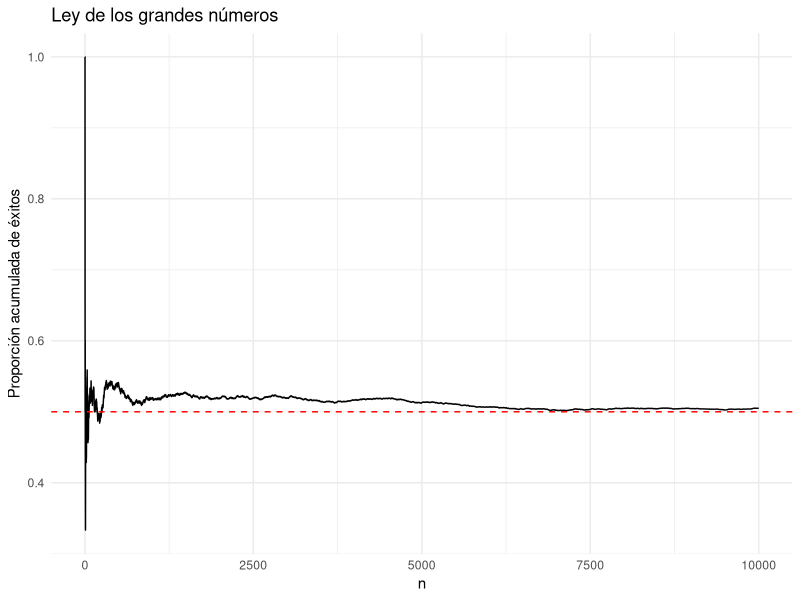
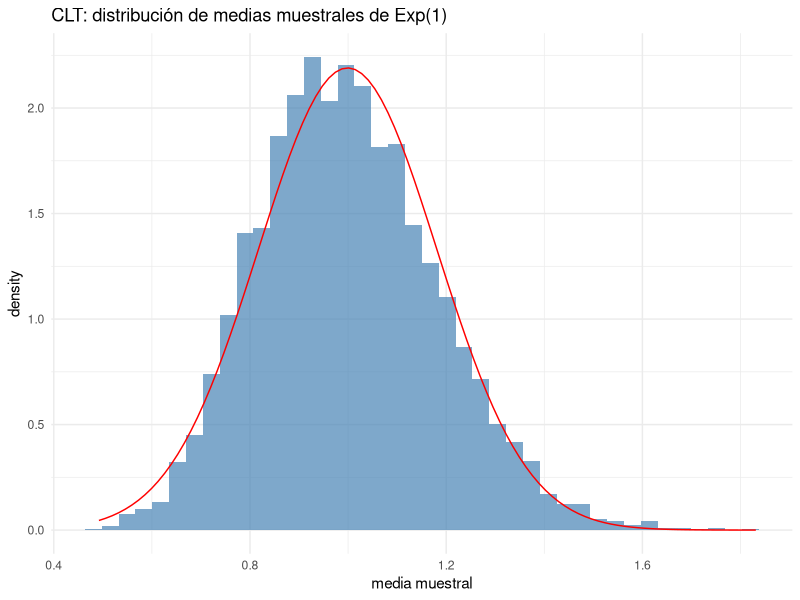

Here is the R script that generated these plots, in order:
# =============================================================================
# Sesión 6 — Día 3 · tarde — Cómputo estadístico y simulación
# Curso de nivelación en R — CIMAT Aguascalientes
# =============================================================================
#
# Objetivo de la sesión (2h):
#   Usar la familia d/p/q/r para trabajar con distribuciones, fijar semillas
#   para reproducibilidad, simular experimentos con Monte Carlo, y generar
#   datasets ficticios (fechas, categorías, IDs) para practicar sin depender
#   de datos reales.

library(tidyverse)

# Función de la sesión anterior, la reutilizamos aquí:
error_estandar <- function(x, na.rm = TRUE) {
  n <- if (na.rm) sum(!is.na(x)) else length(x)
  sd(x, na.rm = na.rm) / sqrt(n)
}

# -----------------------------------------------------------------------------
# 1. Distribuciones en R: la familia d/p/q/r
# -----------------------------------------------------------------------------
# Para cada distribución (norm, binom, pois, unif, t, chisq, exp, ...) hay
# cuatro funciones:
#   d<dist>()  densidad / masa de probabilidad         dnorm(0)
#   p<dist>()  función de distribución acumulada (CDF)  pnorm(1.96)
#   q<dist>()  cuantil (inversa de la CDF)               qnorm(0.975)
#   r<dist>()  generación de números aleatorios          rnorm(10)

dnorm(0, mean = 0, sd = 1)          # altura de la densidad normal en 0
pnorm(1.96)                          # P(Z <= 1.96) ≈ 0.975
qnorm(0.975)                         # cuantil 97.5% ≈ 1.96
rnorm(5, mean = 100, sd = 15)        # 5 valores aleatorios N(100, 15^2)

# Mismo patrón para binomial, Poisson, etc.
dbinom(3, size = 10, prob = 0.5)     # P(X = 3) con X ~ Binomial(10, 0.5)
ppois(5, lambda = 3)                 # P(X <= 5) con X ~ Poisson(3)

# -----------------------------------------------------------------------------
# 2. Números aleatorios y reproducibilidad
# -----------------------------------------------------------------------------

set.seed(2026)      # fija la semilla: reproducibilidad total de lo aleatorio
rnorm(3)
set.seed(2026)
rnorm(3)             # idéntico al anterior

# -----------------------------------------------------------------------------
# 3. Simulación Monte Carlo
# -----------------------------------------------------------------------------

# Ejemplo 1: Ley de los grandes números
set.seed(1)
lanzamientos <- sample(c(0, 1), size = 10000, replace = TRUE, prob = c(0.5, 0.5))
medias_acumuladas <- cumsum(lanzamientos) / seq_along(lanzamientos)

tibble(n = seq_along(medias_acumuladas), media = medias_acumuladas) %>%
  ggplot(aes(n, media)) +
  geom_line() +
  geom_hline(yintercept = 0.5, color = "red", linetype = "dashed") +
  labs(title = "Ley de los grandes números", x = "n", y = "Proporción acumulada de éxitos") +
  theme_minimal()

# Ejemplo 2: Teorema del límite central por simulación
# Tomamos muchas muestras de una exponencial (muy asimétrica) y vemos
# que la distribución de sus medias se vuelve normal.
set.seed(1)
n_muestra <- 30
n_repeticiones <- 5000

medias <- replicate(n_repeticiones, mean(rexp(n_muestra, rate = 1)))

tibble(medias) %>%
  ggplot(aes(medias)) +
  geom_histogram(aes(y = after_stat(density)), bins = 40, fill = "steelblue", alpha = 0.7) +
  stat_function(fun = dnorm, args = list(mean = mean(medias), sd = sd(medias)), color = "red") +
  labs(title = "CLT: distribución de medias muestrales de Exp(1)", x = "media muestral") +
  theme_minimal()

# -----------------------------------------------------------------------------
# 4. Generar datos ficticios para practicar
# -----------------------------------------------------------------------------
# No siempre necesitas un dataset real para practicar dplyr/ggplot2: puedes
# construir uno ficticio combinando sample(), fechas y las funciones r<dist>()
# ya vistas. Útil para tener datos "de mentira" con la forma que quieras.

set.seed(42)
n <- 200

datos_ficticios <- tibble(
  id        = sprintf("ID%03d", 1:n),                                    # identificador secuencial
  fecha     = sample(seq(as.Date("2024-01-01"), as.Date("2024-12-31"),
                          by = "day"), n, replace = TRUE),                # fechas aleatorias en un rango
  categoria = sample(c("A", "B", "C"), n, replace = TRUE,
                      prob = c(0.5, 0.3, 0.2)),                          # categorías con probabilidades distintas
  cliente   = sample(c("Ana", "Luis", "Marta", "Iván", "Sofía"), n,
                      replace = TRUE),                                   # nombres ficticios (con repetición)
  monto     = round(rgamma(n, shape = 2, rate = 0.1), 2)                 # numérica asimétrica (p.ej. montos de compra)
)

datos_ficticios
table(datos_ficticios$categoria)          # verifica que las proporciones cuadran aprox.

# =============================================================================
# EJERCICIOS
# =============================================================================

# 1. Usando qnorm(), encuentra el valor crítico de una normal estándar para
#    un intervalo de confianza del 90%.

# 2. Simula 10,000 lanzamientos de un dado justo (sample(1:6, ...)) y
#    verifica con una tabla (table()/prop.table()) que cada cara aparece
#    aproximadamente 1/6 de las veces.

# 3. Escribe una función `intervalo_confianza_media(x, conf = 0.95)` que
#    reciba un vector y regrese el intervalo de confianza para la media
#    usando la aproximación normal: media +/- z * error_estandar(x).

# 4. (Reto) Repite la simulación del CLT del ejemplo 2 pero partiendo de una
#    distribución uniforme (runif) y de una binomial con p = 0.05
#    (muy asimétrica). ¿Con qué tamaño de muestra n empieza a verse
#    razonablemente normal en cada caso?

# 5. Genera tu propio dataset ficticio con al menos 4 columnas (incluyendo una
#    fecha y una variable categórica) y n = 150 filas. Usa table()/
#    prop.table() para verificar que las categorías respetan aproximadamente
#    las probabilidades que definiste en el prob de sample().
